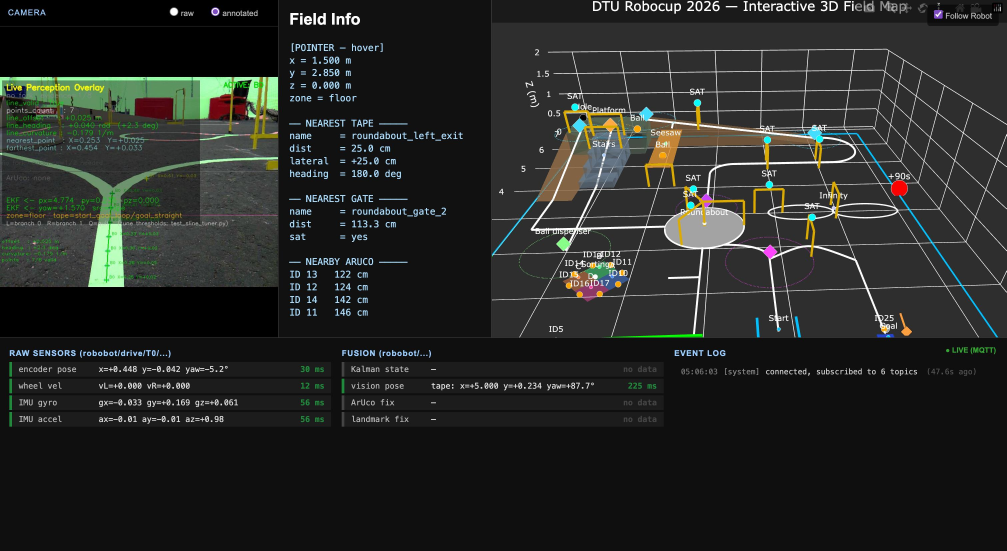
#> input picture elif_WhatsApp Image 2026-04-28 at 05.07.15.jpeg, 3020 x 1652 px (shown at 1/3 size)
$ python calibrate_hsv.py 'elif_WhatsApp Image 2026-04-28 at 05.07.15.jpeg'
#> lines starting #> are read from the running program, lines starting #| are printed output that depends on the picture; after the words box and inside, x2 and y2 are one past the last pixel; in counts of white or black regions, pixels touching at a corner belong together
#!/usr/bin/env python3

# Offline HSV threshold calibration utility for sgate.py.
#
# Usage:
#   python3 calibrate_hsv.py <image_file>
#
# Use trackbars to isolate the gate colour in the mask window, then press:
#   s  — print the final HSV values to copy into sgate.py
#   q  — quit

import sys
import cv2 as cv
import numpy as np


WINDOW_SRC  = "Source image  (q=quit  s=save)"
WINDOW_MASK = "Colour mask"
WINDOW_CTRL = "HSV controls"


def nothing(_):
    pass


def build_controls(h_lo, h_hi, s_lo, s_hi, v_lo, v_hi):
    cv.namedWindow(WINDOW_CTRL, cv.WINDOW_NORMAL)
    cv.resizeWindow(WINDOW_CTRL, 400, 300)
    cv.createTrackbar("H low",  WINDOW_CTRL, h_lo, 179, nothing)
    cv.createTrackbar("H high", WINDOW_CTRL, h_hi, 179, nothing)
    cv.createTrackbar("S low",  WINDOW_CTRL, s_lo, 255, nothing)
    cv.createTrackbar("S high", WINDOW_CTRL, s_hi, 255, nothing)
    cv.createTrackbar("V low",  WINDOW_CTRL, v_lo, 255, nothing)
    cv.createTrackbar("V high", WINDOW_CTRL, v_hi, 255, nothing)


def read_controls():
    h_lo = cv.getTrackbarPos("H low",  WINDOW_CTRL)
    h_hi = cv.getTrackbarPos("H high", WINDOW_CTRL)
    s_lo = cv.getTrackbarPos("S low",  WINDOW_CTRL)
    s_hi = cv.getTrackbarPos("S high", WINDOW_CTRL)
    v_lo = cv.getTrackbarPos("V low",  WINDOW_CTRL)
    v_hi = cv.getTrackbarPos("V high", WINDOW_CTRL)
    return (np.array([h_lo, s_lo, v_lo], dtype=np.uint8),
            np.array([h_hi, s_hi, v_hi], dtype=np.uint8))


def print_values(lower, upper):
    print("\n--- Copy these values into sgate.py ---")
    print(f"    hsv_lower = np.array({lower.tolist()}, dtype=np.uint8)")
    print(f"    hsv_upper = np.array({upper.tolist()}, dtype=np.uint8)")
    print("---------------------------------------\n")


def main():
    if len(sys.argv) < 2:
        print("Usage: python3 calibrate_hsv.py <image_file>")
        sys.exit(1)

    img = cv.imread(sys.argv[1])
#> img is the input picture: shape (1652, 3020, 3); mean B, G, R 38.1, 40.6, 38.7
    if img is None:
        print(f"Error: could not read '{sys.argv[1]}'")
        sys.exit(1)

    # Resize large images so they fit on screen comfortably
    max_dim = 800
    h, w = img.shape[:2]
#> h = 1652; w = 3020
    if max(h, w) > max_dim:
        scale = max_dim / max(h, w)
#> scale = 0.265
        img = cv.resize(img, (int(w * scale), int(h * scale)))
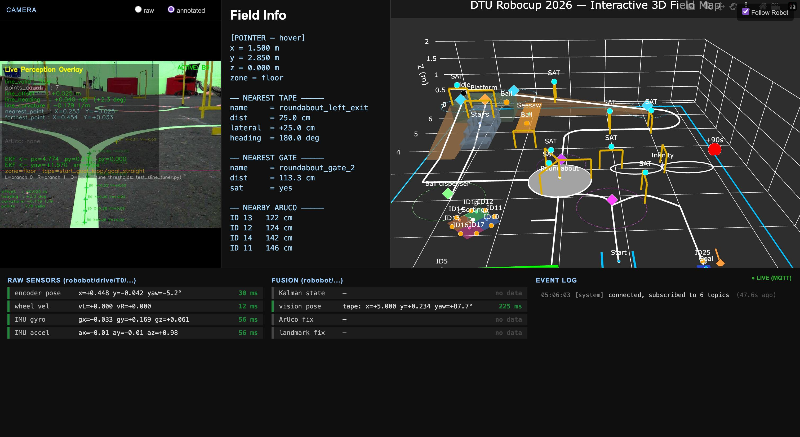
#> img: shape (437, 800, 3); mean B, G, R 38, 40.5, 38.6

    hsv = cv.cvtColor(img, cv.COLOR_BGR2HSV)
#> hsv: shape (437, 800, 3); mean H, S, V 14.4, 15.1, 42.2

    # Seed trackbars with sgate.py defaults for orange
    build_controls(h_lo=3, h_hi=30, s_lo=120, s_hi=255, v_lo=80, v_hi=255)

    kernel = cv.getStructuringElement(cv.MORPH_RECT, (5, 5))

    print("Adjust trackbars until only the gate is white in the mask window.")
    print("  s = print values to terminal")
    print("  q = quit")

    while True:
        lower, upper = read_controls()

        mask = cv.inRange(hsv, lower, upper)
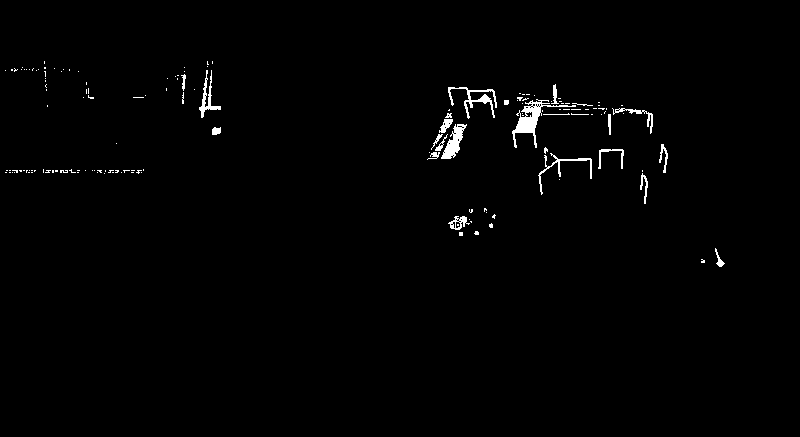
#> mask: shape (437, 800); 1.1% white; 154 white regions (131 under 20 px), largest, box (x1, y1, x2, y2) and area: (512, 99, 576, 148) 679, (441, 124, 467, 159) 397, (448, 87, 497, 119) 385
        mask = cv.morphologyEx(mask, cv.MORPH_CLOSE, kernel, iterations=2)
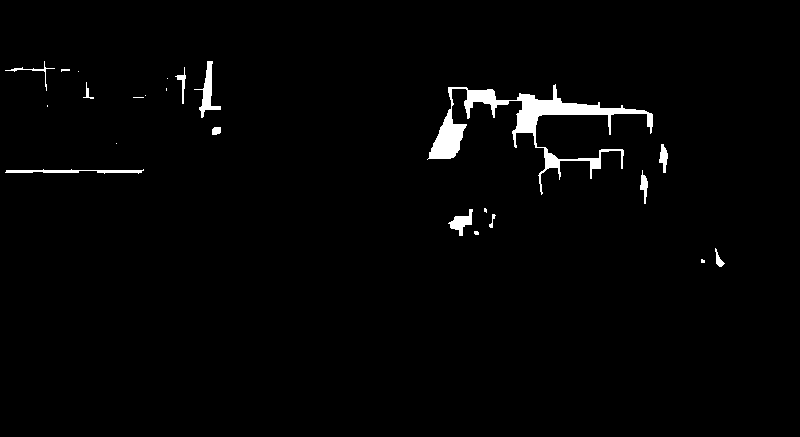
#> mask: shape (437, 800); 1.8% white; 23 white regions (11 under 20 px), largest, box (x1, y1, x2, y2) and area: (427, 84, 653, 195) 4422, (194, 61, 221, 118) 451, (5, 169, 144, 174) 370
        mask = cv.morphologyEx(mask, cv.MORPH_OPEN,  kernel, iterations=1)
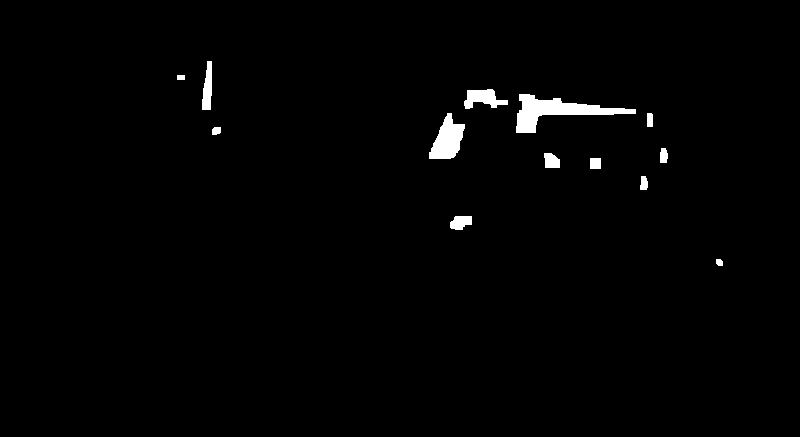
#> mask: shape (437, 800); 1.3% white; 13 white regions, largest, box (x1, y1, x2, y2) and area: (516, 94, 636, 133) 1740, (429, 113, 465, 159) 985, (464, 89, 508, 109) 518

        # Colour the masked region on a copy of the source for easy comparison
        overlay = img.copy()
        overlay[mask == 0] = (overlay[mask == 0] * 0.3).astype(np.uint8)
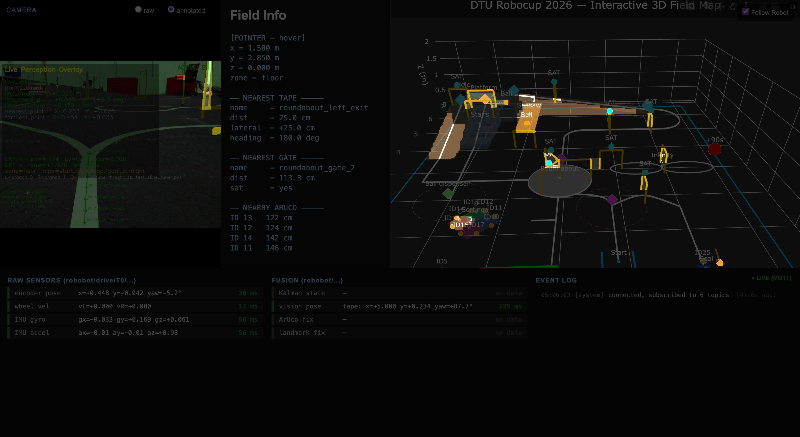
#> overlay: shape (437, 800, 3); mean B, G, R 11.5, 12.8, 12.4

        cv.imshow(WINDOW_SRC,  overlay)
        cv.imshow(WINDOW_MASK, mask)

        key = cv.waitKey(30) & 0xFF
#> (key q is pressed here)
        if key == ord('q'):
            break
        if key == ord('s'):
            print_values(lower, upper)

    cv.destroyAllWindows()


if __name__ == "__main__":
    main()
